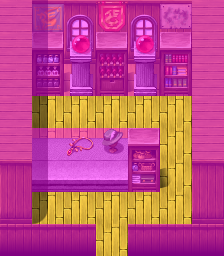

Below is a game level as drawn by its tile map, then a one-line description and the .tmx that defines it (tile-layer data replaced by summaries):
An orthogonal 7x8 tile map with 32x32 px tiles, 4 tile layers (Ground, Objects, Above, Walkable), 6 tilesets and 2 objects (mapchange, spawn).

<map version="1.0" orientation="orthogonal" width="7" height="8" tilewidth="32" tileheight="32">
    <tileset firstgid="1" name="map_10" tilewidth="32" tileheight="32">
        <image source="../drawable/map_10.png" />
    </tileset>
    <tileset firstgid="65" name="map_11" tilewidth="32" tileheight="32">
        <image source="../drawable/map_11.png" />
    </tileset>
    <tileset firstgid="129" name="map_3" tilewidth="32" tileheight="32">
        <image source="../drawable/map_3.png" />
    </tileset>
    <tileset firstgid="193" name="map_0" tilewidth="32" tileheight="32">
        <image source="../drawable/map_0.png" />
    </tileset>
    <tileset firstgid="257" name="map_1" tilewidth="32" tileheight="32">
        <image source="../drawable/map_1.png" />
    </tileset>
    <tileset firstgid="321" name="map_2" tilewidth="32" tileheight="32">
        <image source="../drawable/map_2.png" />
    </tileset>
    <layer name="Ground" width="7" height="8">
        <data>[56 cells, 56 non-empty, 10 distinct tile ids]</data>
    </layer>
    <layer name="Objects" width="7" height="8">
        <data>[56 cells, 17 non-empty, 11 distinct tile ids]</data>
    </layer>
    <layer name="Above" width="7" height="8">
        <data>[56 cells, 13 non-empty, 6 distinct tile ids]</data>
    </layer>
    <layer name="Walkable" width="7" height="8">
        <data>[56 cells, 43 non-empty, 1 distinct tile ids]</data>
    </layer>
    <objectgroup name="Mapevents">
        <object name="south" type="mapchange" x="96" y="224" width="32" height="32">
            <properties>
                <property name="map" value="blackwater_mountain11" />
                <property name="place" value="house4" />
            </properties>
        </object>
    </objectgroup>
    <objectgroup name="Spawn">
        <object name="prim_tailor" type="spawn" x="96" y="96" width="32" height="32">
            <properties>
                <property name="spawngroup" value="prim_tailor" />
            </properties>
        </object>
    </objectgroup>
    <objectgroup name="Keys" />
</map>
